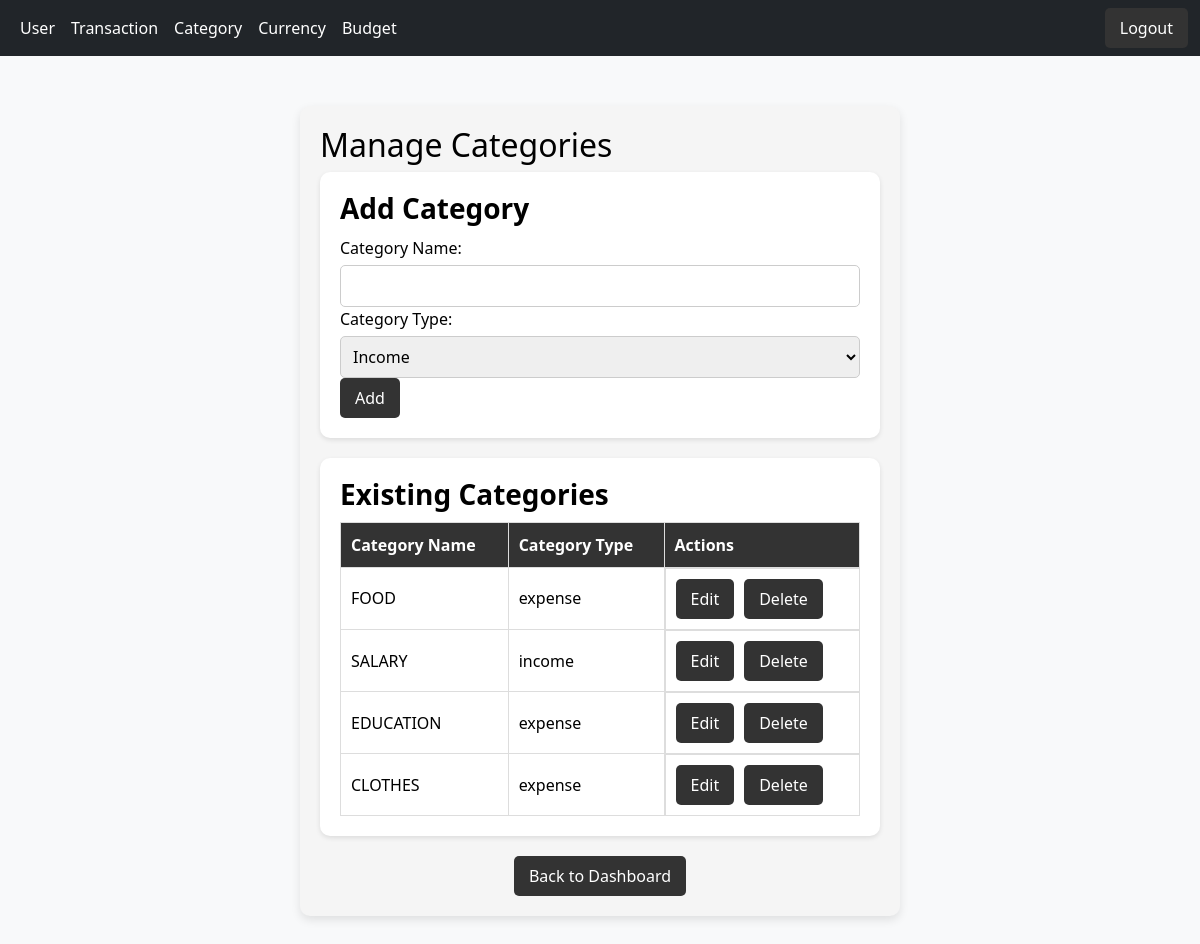
The page /admin_custome/categories/ (signed in) on the database its author committed.
### finance/models.py (models this page shows, shortened)
class Category(models.Model):
    category_name = models.CharField(max_length=100)
    category_type = models.CharField(max_length=10, choices=[("income", "Income"), ("expense", "Expense")])

### finance/views.py (the view)
# urls.py: path('admin_custome/categories/', admin_category_list_view, name='admin_category_list'),  # 管理员查看类别
@admin_required
def admin_category_list_view(request):
    categories = Category.objects.all()  # 获取所有类别
    return render(request, 'finance/categories.html', {'categories': categories})

### templates/finance/categories.html (shortened to what this page needs)
{% extends "finance/base_admin.html" %}
{% block content %}
<div class="categories-container">
    <h2>Manage Categories</h2>
    <div class="section">
        <h3>Add Category</h3>
        <form method="POST" action="{% url 'admin_category_create' %}">
            <label>Category Name:</label>
            <input type="text" name="category_name" required>
            <label>Category Type:</label>
            <select name="category_type" required>
                <option value="income">Income</option>
            </select>
            <button type="submit" class="btn">Add</button>
        </form>
    </div>
    <div class="section">
        <h3>Existing Categories</h3>
        <table>
            <thead>
                <tr>
                    <th>Category Name</th>
                    <th>Category Type</th>
                    <th>Actions</th>
                </tr>
            </thead>
            <tbody>
                {% for category in categories %}
                <tr>
                    <td>{{ category.category_name }}</td>
                    <td>{{ category.category_type }}</td>
                    <td class="actions">
                        <a href="{% url 'admin_category_edit' category.id %}" class="btn">Edit</a>
                        <form method="POST" action="{% url 'admin_category_delete' category.id %}" style="display:inline;">
                            <button type="submit" class="btn btn-danger">Delete</button>
                        </form>
                    </td>
                </tr>
                {% empty %}
                <tr><td colspan="3">No categories found</td></tr>
                {% endfor %}
            </tbody>
        </table>
    </div>
    <div class="button-container">
        <a href="{% url 'dashboard' %}" class="btn">Back to Dashboard</a>
    </div>
</div>
{% endblock %}

### templates/finance/base_admin.html (style rules this page uses)
body { background-color: #f8f9fa; color: #000; }

### templates/finance/categories.html (style rules this page uses)
.categories-container { max-width: 600px; margin: 50px auto; padding: 20px; background: #f5f5f5; border-radius: 10px; box-shadow: 0 4px 10px rgba(0, 0, 0, 0.1); }
.section { padding: 20px; border-radius: 10px; box-shadow: 0 2px 5px rgba(0, 0, 0, 0.1); margin-bottom: 20px; background: #fff; }
.section h3 { margin-bottom: 10px; font-weight: bold; }
.btn { padding: 8px 15px; background: #333; color: #fff; border-radius: 5px; text-decoration: none; transition: 0.3s; display: inline-block; cursor: pointer; border: none; }
input, select { padding: 8px; margin-top: 5px; width: 100%; border: 1px solid #ccc; border-radius: 5px; }
table { width: 100%; border-collapse: collapse; margin-top: 10px; }
th, td { padding: 10px; border: 1px solid #ddd; text-align: left; }
th { background: #333; color: white; }
.actions { display: flex; gap: 10px; }
.button-container { text-align: center; margin-top: 20px; }

### rows shown on the page
Category: category_name "FOOD", category_type "expense"
Category: category_name "SALARY", category_type "income"
Category: category_name "EDUCATION", category_type "expense"
Category: category_name "CLOTHES", category_type "expense"
